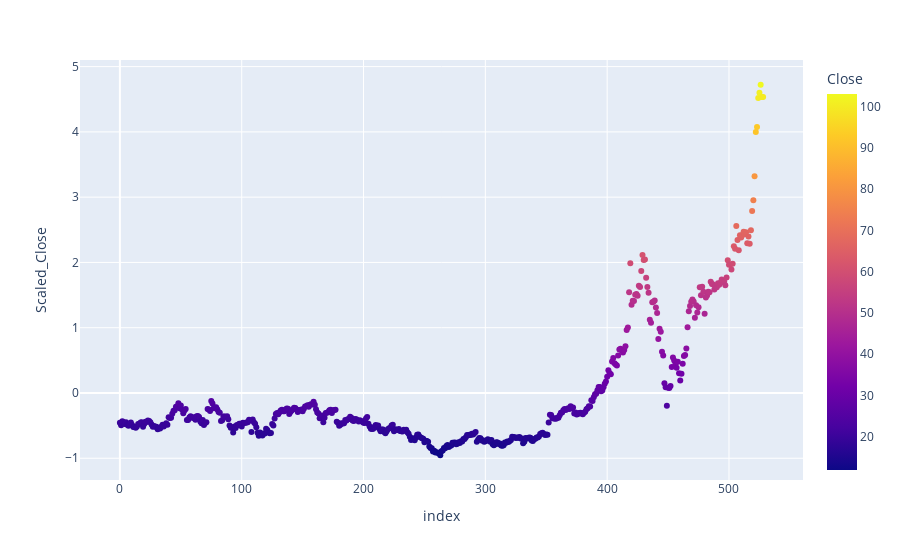

The code cell stored with this chart in its notebook:
### Code cell
import plotly.express as px
# df = px.data.iris() # iris is a pandas DataFrame
fig = px.scatter(df3, x="index", y="Scaled_compound", color='compound')
fig = px.scatter(df3, x="index", y="Scaled_Close", color='Close')
fig.show()

### Figure 1 — Plotly figure (JSON) as saved in the notebook; plotly's stock layout.template omitted (floating-point values rounded to 4 significant figures; data arrays with more than 128 entries replaced by an {"elided": "..."} marker saying what was removed)
{"data": [{"hovertemplate": "index=%{x}<br>Scaled_Close=%{y}<br>Close=%{marker.color}<extra></extra>", "legendgroup": "", "marker": {"color": {"elided": "529 float values"}, "coloraxis": "coloraxis", "symbol": "circle"}, "mode": "markers", "name": "", "orientation": "v", "showlegend": false, "type": "scatter", "x": {"elided": "529 int values"}, "xaxis": "x", "y": {"elided": "529 float values"}, "yaxis": "y"}], "layout": {"coloraxis": {"colorbar": {"title": {"text": "Close"}}, "colorscale": [[0, "#0d0887"], [0.1111, "#46039f"], [0.2222, "#7201a8"], [0.3333, "#9c179e"], [0.4444, "#bd3786"], [0.5556, "#d8576b"], [0.6667, "#ed7953"], [0.7778, "#fb9f3a"], [0.8889, "#fdca26"], [1, "#f0f921"]]}, "legend": {"tracegroupgap": 0}, "margin": {"t": 60}, "xaxis": {"anchor": "y", "domain": [0, 1], "title": {"text": "index"}}, "yaxis": {"anchor": "x", "domain": [0, 1], "title": {"text": "Scaled_Close"}}}}
